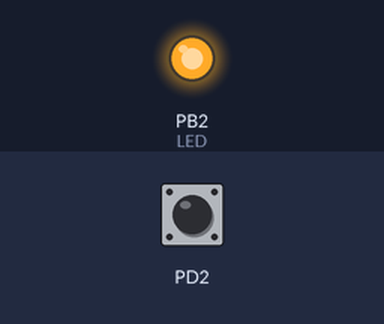
Simulated run of this program. Board: ATmega328P, built with avr-gcc and emulated at 16 MHz. Parts: output pins drawn as LEDs (lit = HIGH). Dashed ring = blinking. The test bench sets the inputs (shaded band); at power-on: PD2 HIGH.

Above: at 1.2 s.
1.3 s: PD2 pulled LOW for 3.2 s
At 1.8 s:
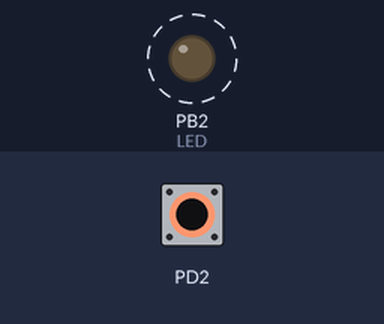
Timing chart, 0 to 6.6 s (numbered marks = the images above; inputs shaded):
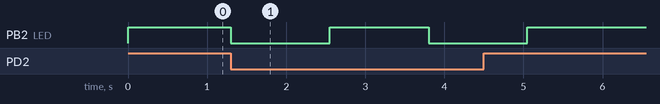

The program:

main.c
```c
#define F_CPU 16000000UL
#include <avr/io.h>
#include <avr/interrupt.h>
#include <util/delay.h>

int main(void)
{
    DDRB |= (1<<2); // PB2 set to output
	PORTB |= (1<<2); // PB2 set to HIGH which means LED OFF
	DDRD &= (0<<2);	// PD2 set to input
	PORTD |= (1<<2); // PD2 Turn Up Resistor

	EICRA = 0x00; //Low mode
	EIMSK = 1<<INT0; // Masking
	sei();	// Turn on global interrupt

    while (1)
    {
		PORTB |= (1<<2); // Turn off LED
    }
}

ISR (INT0_vect)
{
	PORTB ^= (1<<2); // Toggle PB2
	_delay_ms(1250); // Delay for 1.25s
}
```

Measured:
- after the input at 1.3 s, PB2 (LED): alternates HIGH for 1.3 s and LOW for 1.3 s, 4 changes in all, then stays HIGH, starting at once
